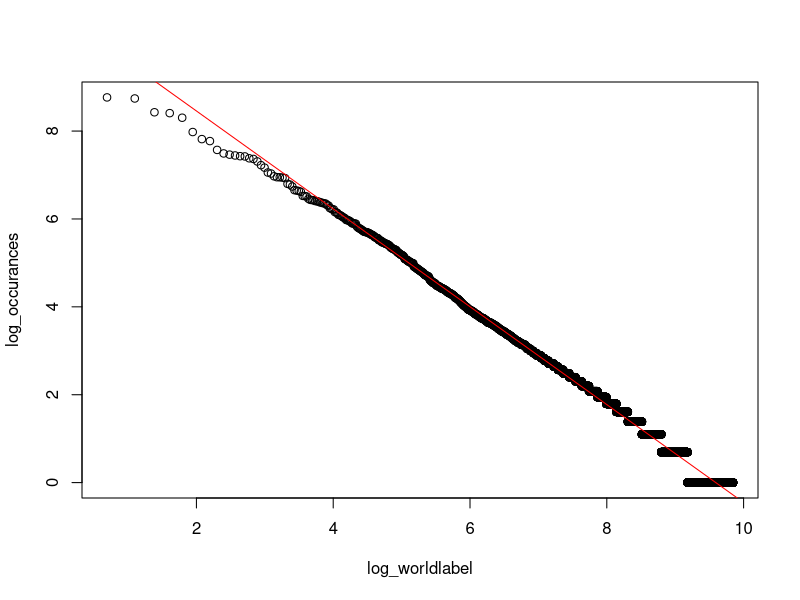

This figure's R source:


#moby <- read.csv('../data/words_moby_dick.csv')

#ordered_wordlabel <- moby[order(moby$word_label), ]


moby <- read.csv('../data/ordered_moby.csv')

log_worldlabel <- log(moby$word_label)
log_occurances <- log(moby$occurences)

plot(log_worldlabel, log_occurances)

model <- lm(log_occurances ~ log_worldlabel)

summary(model)

abline(model, col = "red")


